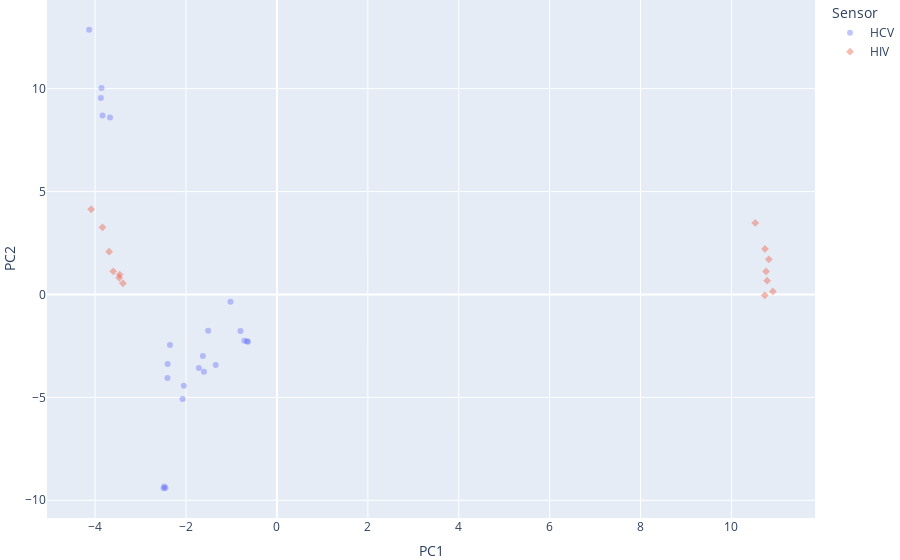

The notebook cell saved with this chart:
### Code cell
# 4.1 Customize 3D Scatter Plot

fig = px.scatter(df_scores, x='PC1', y='PC2', color='Sensor', symbol='Sensor', opacity=0.4)

# tight layout
fig.update_layout(margin=dict(l=0, r=0, b=0, t=0)) # left, right, bottom, top with zero margin

fig.show()

# https://plotly.com/python/templates/
# fig.update_layout(template='plotly_white')
# plotly, plotly_white, plotly_dark, ggplot2, seaborn, simple_white, none

### Figure 1 — Plotly figure (JSON) as saved in the notebook; plotly's stock layout.template omitted (floating-point values rounded to 4 significant figures)
{"data": [{"hovertemplate": "Sensor=HCV<br>PC1=%{x}<br>PC2=%{y}<extra></extra>", "legendgroup": "HCV", "marker": {"color": "#636efa", "opacity": 0.4, "symbol": "circle"}, "mode": "markers", "name": "HCV", "orientation": "v", "showlegend": true, "type": "scatter", "x": [-2.453, -2.494, -2.478, -3.874, -3.673, -3.837, -3.86, -4.131, -1.346, -1.606, -1.717, -1.629, -1.513, -2.075, -2.049, -2.408, -2.404, -2.353, -0.6558, -0.6378, -0.7176, -0.8026, -1.022], "xaxis": "x", "y": [-9.406, -9.42, -9.328, 9.548, 8.597, 8.702, 10.03, 12.87, -3.43, -3.748, -3.566, -2.987, -1.763, -5.079, -4.438, -4.055, -3.379, -2.454, -2.273, -2.3, -2.248, -1.773, -0.3482], "yaxis": "y"}, {"hovertemplate": "Sensor=HIV<br>PC1=%{x}<br>PC2=%{y}<extra></extra>", "legendgroup": "HIV", "marker": {"color": "#EF553B", "opacity": 0.4, "symbol": "diamond"}, "mode": "markers", "name": "HIV", "orientation": "v", "showlegend": true, "type": "scatter", "x": [10.73, 10.91, 10.79, 10.76, 10.82, 10.74, 10.52, -3.388, -3.47, -3.46, -3.602, -3.691, -3.839, -4.088], "xaxis": "x", "y": [-0.0409, 0.1507, 0.6737, 1.122, 1.711, 2.214, 3.479, 0.5435, 0.8133, 0.9671, 1.126, 2.08, 3.264, 4.142], "yaxis": "y"}], "layout": {"legend": {"title": {"text": "Sensor"}, "tracegroupgap": 0}, "margin": {"b": 0, "l": 0, "r": 0, "t": 0}, "xaxis": {"anchor": "y", "domain": [0, 1], "title": {"text": "PC1"}}, "yaxis": {"anchor": "x", "domain": [0, 1], "title": {"text": "PC2"}}}}
